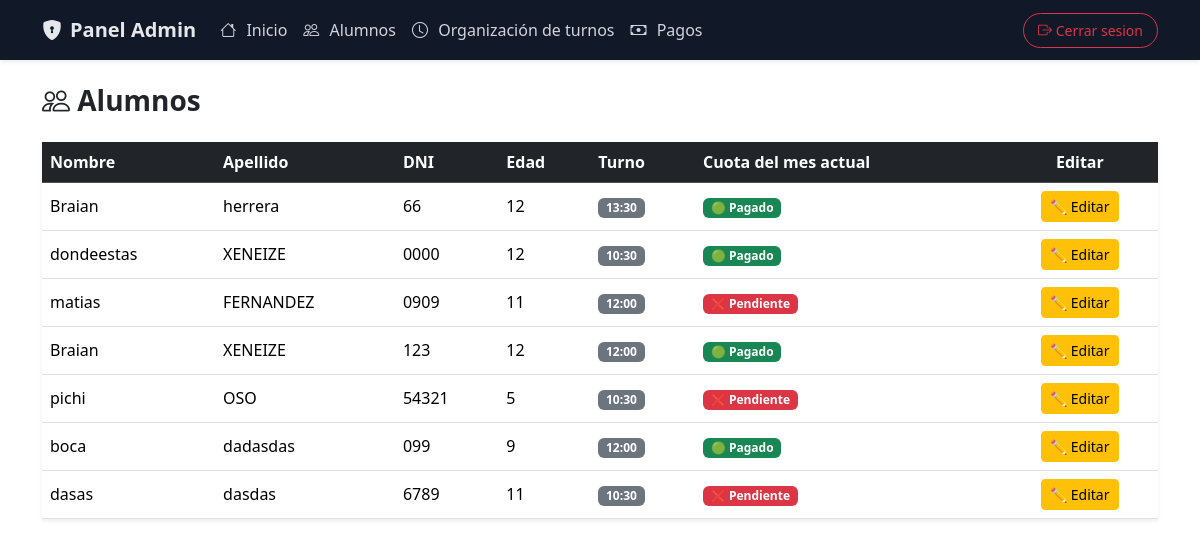
Page /admin/alumnos (signed in) on the committed database.
### models.py (models this page shows)
class Alumno(db.Model):
    __tablename__ = "alumnos"
    id = db.Column(db.Integer, primary_key=True)
    nombre = db.Column(db.String(50), nullable=False)
    apellido = db.Column(db.String(50), nullable=False)
    dni = db.Column(db.String(20), nullable=False, unique=True)
    edad = db.Column(db.Integer, nullable=False)
    turno = db.Column(db.String(20), nullable=False)
    fecha_alta = db.Column(db.Date, default=date.today)
    pagos = db.relationship("Pago", backref="alumno", lazy=True)

class Pago(db.Model):
    __tablename__ = "pagos"
    id = db.Column(db.Integer, primary_key=True)
    alumno_id = db.Column(db.Integer, db.ForeignKey("alumnos.id"))
    mes = db.Column(db.Integer)
    anio = db.Column(db.Integer)
    monto = db.Column(db.Integer, default=30000)
    comprobante = db.Column(db.String(200))
    estado = db.Column(db.String(20), default="pendiente")

### main.py (the view)
@app.route("/admin/alumnos")
def admin_alumnos():
    if session.get("rol") != "admin":
        return redirect("/login")
    alumnos = Alumno.query.all()
    mes_actual = datetime.now().month
    anio_actual = datetime.now().year
    alumnos_estados = []
    for alumno in alumnos:
        pago = Pago.query.filter_by(
            alumno_id=alumno.id,
            mes=mes_actual,
            anio=anio_actual,
        ).first()
        if pago:
            estado=pago.estado
        else:
            estado="pendiente"
        alumnos_estados.append({
            "alumno":alumno,
            "estado": estado
        })
    return render_template("admin/alumnos.html", alumnos_estado=alumnos_estados)

### templates/admin/alumnos.html (shortened to what this page needs)
{% extends "admin/base_admin.html" %}
{% block body %}
<h3 class="fw-bold mb-4">
    <i class="bi bi-people"></i> Alumnos
</h3>
<div class="table-reponsive">
    <table class="table table-hover shadow-sm align-middle">
        <thead class="table-dark">
            <tr>
                <th>Nombre</th>
                <th>Apellido</th>
                <th class="d-none d-md-table-cell">DNI</th>
                <th class="d-none d-md-table-cell">Edad</th>
                <th>Turno</th>
                <th>Cuota del mes actual</th>
                <th class="text-center">Editar</th>
            </tr>
        </thead>
        <tbody>
            {% for item in alumnos_estado %}
            {% set alumno = item.alumno %}
            <tr>
                <td>{{ alumno.nombre }}</td>
                <td>{{ alumno.apellido }}</td>
                <td class="d-none d-md-table-cell">{{ alumno.dni }}</td>
                <td class="d-none d-md-table-cell">{{ alumno.edad }}</td>
                <td>
                    <span class="badge bg-secondary">
                        {{ alumno.turno }}
                    </span>
                </td>
                <td>
                    {% if item.estado == "pendiente" %}
                        <span class="badge bg-danger">❌ Pendiente</span>
                    {% elif item.estado == "enviado" %}
                        <span class="badge bg-warning text-dark">🟡 En revisión</span>
                    {% elif item.estado == "aprobado" %}
                        <span class="badge bg-success">🟢 Pagado</span>
                    {% endif %}
                </td>
                <td class="text-center">
                    <a href="{{ url_for('editar_alumno', id=alumno.id) }}"
                       class="btn btn-sm btn-warning btn-action">
                        ✏️ Editar
                    </a>
                </td>
            </tr>
            {% endfor %}
        </tbody>
    </table>
</div>
{% endblock %}

### templates/admin/base_admin.html (style rules this page uses)
.btn-action { transition: transform 0.15s ease, box-shadow 0.15s ease; }

### rows in the picture
Pago: estado "🟢 Pagado"
Alumno: nombre "Braian", apellido "herrera", dni "66", edad "12", turno "13:30"
Pago: estado "🟢 Pagado"
Alumno: nombre "dondeestas", apellido "XENEIZE", dni "0000", edad "12", turno "10:30"
Alumno: nombre "matias", apellido "FERNANDEZ", dni "0909", edad "11", turno "12:00"
Pago: estado "🟢 Pagado"
Alumno: nombre "Braian", apellido "XENEIZE", dni "123", edad "12", turno "12:00"
Alumno: nombre "pichi", apellido "OSO", dni "54321", edad "5", turno "10:30"
Pago: estado "🟢 Pagado"
Alumno: nombre "boca", apellido "dadasdas", dni "099", edad "9", turno "12:00"
Alumno: nombre "dasas", apellido "dasdas", dni "6789", edad "11", turno "10:30"
